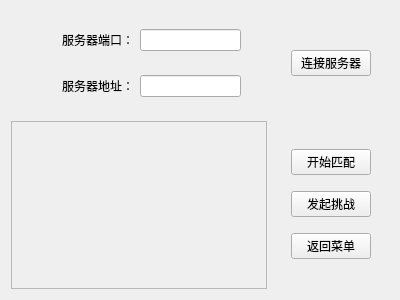
<?xml version="1.0" encoding="UTF-8"?>
<ui version="4.0">
 <class>MultiplayerWindow</class>
 <widget class="QWidget" name="MultiplayerWindow">
  <property name="geometry">
   <rect>
    <x>0</x>
    <y>0</y>
    <width>400</width>
    <height>300</height>
   </rect>
  </property>
  <property name="windowTitle">
   <string>Form</string>
  </property>
  <layout class="QGridLayout" name="gridLayout_3">
   <item row="1" column="0">
    <widget class="QScrollArea" name="scrollArea">
     <property name="widgetResizable">
      <bool>true</bool>
     </property>
     <widget class="QWidget" name="scrollAreaWidgetContents_3">
      <property name="geometry">
       <rect>
        <x>0</x>
        <y>0</y>
        <width>263</width>
        <height>174</height>
       </rect>
      </property>
      <layout class="QGridLayout" name="gridLayout">
       <item row="0" column="0">
        <widget class="QLabel" name="info">
         <property name="text">
          <string/>
         </property>
         <property name="alignment">
          <set>Qt::AlignLeading|Qt::AlignLeft|Qt::AlignTop</set>
         </property>
        </widget>
       </item>
      </layout>
     </widget>
    </widget>
   </item>
   <item row="1" column="1">
    <widget class="QWidget" name="widget_5" native="true">
     <layout class="QVBoxLayout" name="verticalLayout_3">
      <item>
       <widget class="QWidget" name="widget_6" native="true">
        <layout class="QVBoxLayout" name="verticalLayout">
         <item>
          <widget class="QPushButton" name="startBtn">
           <property name="text">
            <string>开始匹配</string>
           </property>
          </widget>
         </item>
         <item>
          <widget class="QPushButton" name="callGameBtn">
           <property name="text">
            <string>发起挑战</string>
           </property>
          </widget>
         </item>
         <item>
          <widget class="QPushButton" name="backMenuBtn">
           <property name="text">
            <string>返回菜单</string>
           </property>
          </widget>
         </item>
        </layout>
       </widget>
      </item>
     </layout>
    </widget>
   </item>
   <item row="0" column="0" colspan="2">
    <widget class="QWidget" name="widget_4" native="true">
     <layout class="QGridLayout" name="gridLayout_2">
      <item row="1" column="0">
       <widget class="QWidget" name="widget_2" native="true">
        <layout class="QHBoxLayout" name="horizontalLayout_2">
         <item>
          <spacer name="horizontalSpacer_5">
           <property name="orientation">
            <enum>Qt::Horizontal</enum>
           </property>
           <property name="sizeHint" stdset="0">
            <size>
             <width>40</width>
             <height>20</height>
            </size>
           </property>
          </spacer>
         </item>
         <item>
          <widget class="QLabel" name="label_2">
           <property name="text">
            <string>服务器地址：</string>
           </property>
          </widget>
         </item>
         <item>
          <widget class="QLineEdit" name="ip"/>
         </item>
        </layout>
       </widget>
      </item>
      <item row="0" column="0">
       <widget class="QWidget" name="widget" native="true">
        <layout class="QHBoxLayout" name="horizontalLayout">
         <item>
          <spacer name="horizontalSpacer_3">
           <property name="orientation">
            <enum>Qt::Horizontal</enum>
           </property>
           <property name="sizeHint" stdset="0">
            <size>
             <width>40</width>
             <height>20</height>
            </size>
           </property>
          </spacer>
         </item>
         <item>
          <widget class="QLabel" name="label">
           <property name="text">
            <string>服务器端口：</string>
           </property>
          </widget>
         </item>
         <item>
          <widget class="QLineEdit" name="port"/>
         </item>
        </layout>
       </widget>
      </item>
      <item row="0" column="1" rowspan="2">
       <widget class="QWidget" name="widget_3" native="true">
        <layout class="QHBoxLayout" name="horizontalLayout_3">
         <item>
          <spacer name="horizontalSpacer">
           <property name="orientation">
            <enum>Qt::Horizontal</enum>
           </property>
           <property name="sizeHint" stdset="0">
            <size>
             <width>40</width>
             <height>20</height>
            </size>
           </property>
          </spacer>
         </item>
         <item>
          <widget class="QPushButton" name="connectBtn">
           <property name="text">
            <string>连接服务器</string>
           </property>
          </widget>
         </item>
        </layout>
       </widget>
      </item>
     </layout>
    </widget>
   </item>
  </layout>
 </widget>
 <resources/>
 <connections/>
</ui>
